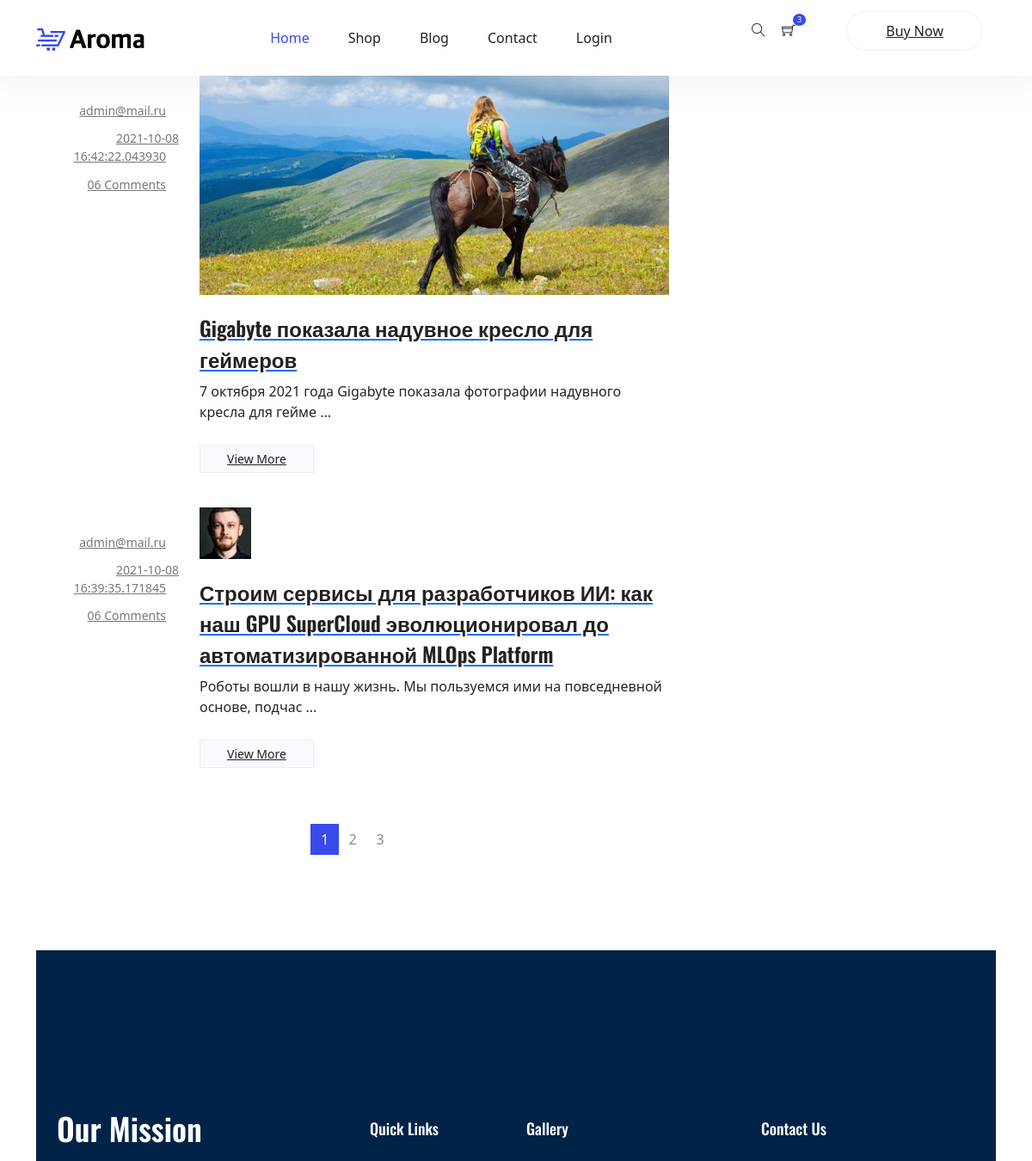
/blog (upper part), run on an earlier commit of the app's database.
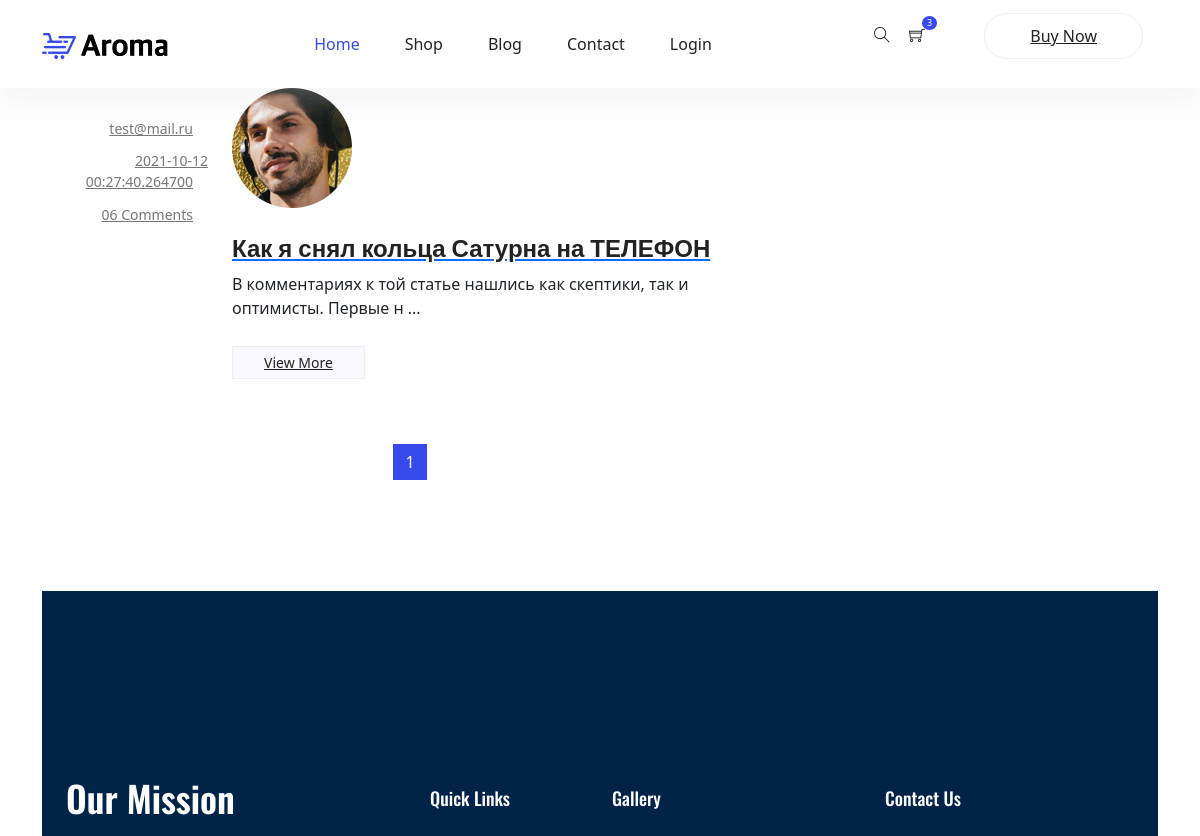
And on a later commit of the database.
### shop/models.py (models this page shows, shortened)
class Post(db.Model):
    __tablename__ = 'posts'
    id = db.Column(db.Integer(), primary_key=True)
    title = db.Column(db.String(50), nullable=False)
    content = db.Column(db.String(), nullable=False)
    date_posted = db.Column(db.DateTime(), nullable=False, default=datetime.now)
    image = db.Column(db.String(), nullable=False)
    user_id  = db.Column(db.Integer(), db.ForeignKey('users.id'), nullable=False)
    comment = db.relationship('Comment', backref='post', lazy=True)

class User(db.Model, UserMixin):
    __tablename__ = 'users'
    id = db.Column(db.Integer(), primary_key=True)
    email = db.Column(db.String(), nullable=False, unique=True)
    password = db.Column(db.String(), nullable=False, unique=True)
    isAdmin = db.Column(db.Boolean, default=False)
    posts = db.relationship('Post', backref='author', lazy=True)
    def __repr__(self) -> str:
        return self.email

### shop/routes.py (the view)
@app.route('/blog')
def blog():
    page = request.args.get('page', 1, type=int)
    posts = Post.query.order_by(Post.date_posted.desc()).paginate(page=page, per_page=2)
    return render_template('blog.html', posts=posts)

### shop/templates/blog.html
{% extends 'base.html' %}
{% block content %}
<section class="blog_area">
    <div class="container">
        <div class="row">
            <div class="col-lg-8">
                <div class="blog_left_sidebar">
                    {% for post in posts.items %}
                    <article class="row blog_item">
                        <div class="col-md-3">
                            <div class="blog_info text-right">
                                <ul class="blog_meta list">
                                    <li>
                                        <a href="#">{{post.author}}
                                            <i class="lnr lnr-user"></i>
                                        </a>
                                    </li>
                                    <li>
                                        <a href="#">{{ post.date_posted }}
                                            <i class="lnr lnr-calendar-full"></i>
                                        </a>
                                    </li>
                                    <li>
                                        <a href="#">06 Comments
                                            <i class="lnr lnr-bubble"></i>
                                        </a>
                                    </li>
                                </ul>
                            </div>
                        </div>
                        <div class="col-md-9">
                            <div class="blog_post">
                                <img src="{{ url_for('static', filename='img/blog/' + post.image) }}" alt="">
                                <div class="blog_details">
                                    <a href="single-blog.html">
                                        <h2>{{post.title}}</h2>
                                    </a>
                                    <p>{{post.content [:75]}} ...</p>
                                    <a class="button button-blog" href="{{ url_for('post_detail', post_id=post.id) }}">View More</a>
                                </div>
                            </div>
                        </div>
                    </article>
                    {% endfor %}
                    <nav class="blog-pagination justify-content-center d-flex">
                        <ul class="pagination">
                            {% for page_num in posts.iter_pages(left_edge=1, right_edge=1, left_current=1, right_current=2) %}
                            {% if page_num %}
                                {% if page_num == posts.page %}
                                    <li class="page-item active">
                                        <a href="{{ url_for('blog', page=page_num) }}" class="page-link">{{ page_num }}</a>
                                    </li>
                                {% else %}
                                    <li class="page-item">
                                        <a href="{{ url_for('blog', page=page_num) }}" class="page-link">{{ page_num }}</a>
                                    </li>
                                {% endif %}
                            {% else %}
                            ...
                            {% endif %}
                            {% endfor %}
                        </ul>
                    </nav>
                </div>
            </div>
{% endblock %}

What changed in the data, as far as the page shows it:
removed Post: author "admin@mail.ru", date_posted "2021-10-08 16:42:22.043930", image (picture), title "Gigabyte показала надувное кресло для геймеров", content "7 октября 2021 года Gigabyte показала фотографии надувного кресла для гейме"
removed Post: author "admin@mail.ru", date_posted "2021-10-08 16:39:35.171845", image (picture), title "Строим сервисы для разработчиков ИИ: как наш GPU SuperCloud эволюционировал до автоматизированной MLOps Platform", content "Роботы вошли в нашу жизнь. Мы пользуемся ими на повседневной основе, подчас"
now on this page (row edited): Post: author "test@mail.ru", date_posted "2021-10-12 00:27:40.264700", image (picture), title "Как я снял кольца Сатурна на ТЕЛЕФОН", content "В комментариях к той статье нашлись как скептики, так и оптимисты. Первые н"
Also different on the page:
list line gone: "2"
list line gone: "3"
